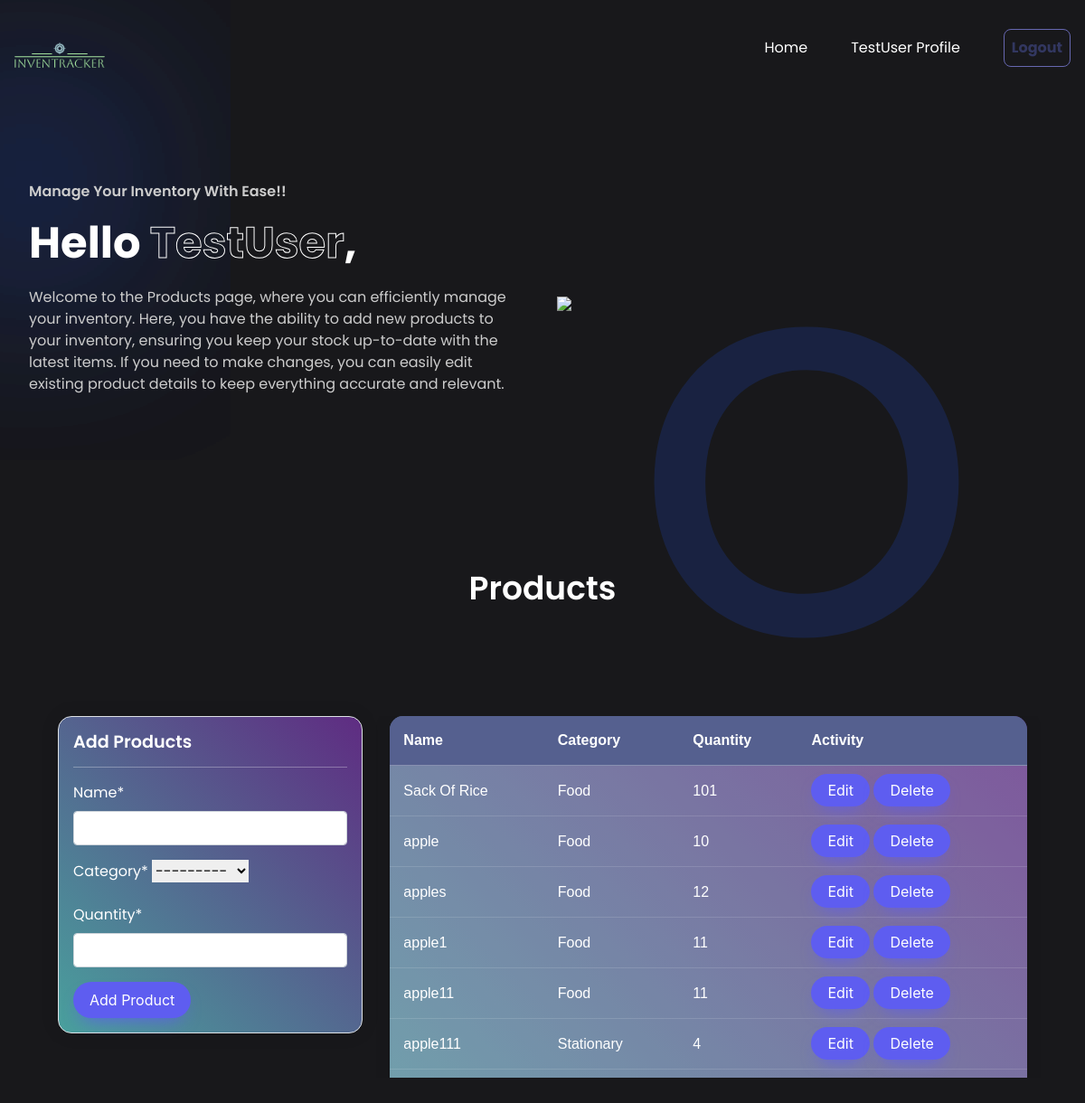
Page /product/ (signed in) on the earlier database version.
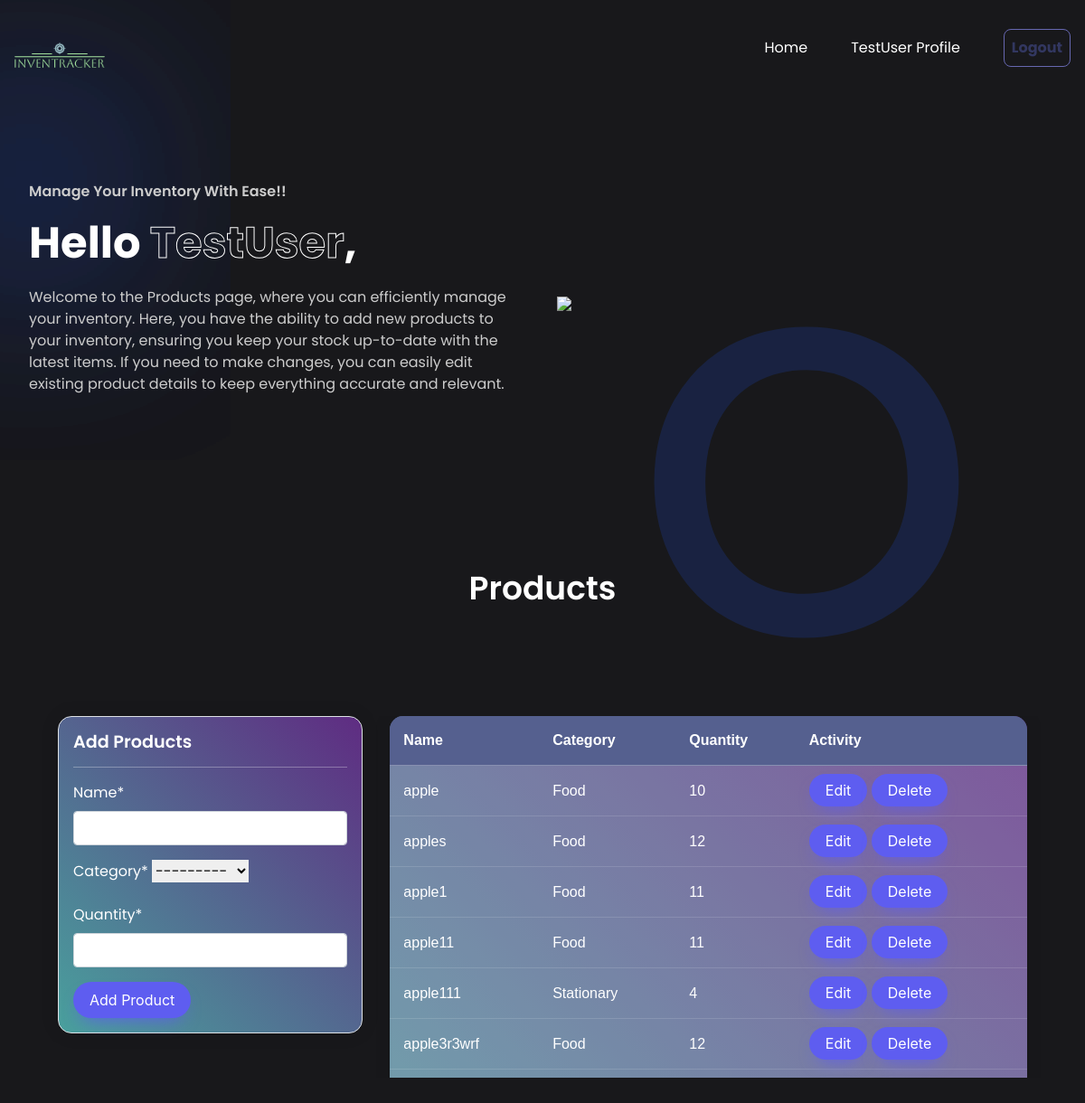
Same page on the later database version.
### dashboard/models.py (models this page shows, shortened)
class Product(models.Model):
  name = models.CharField(max_length=100, null=True)
  category = models.CharField(max_length=20,choices=CATEGORY,null=True)
  quantity = models.PositiveIntegerField(null=True)
  class Meta:
    verbose_name_plural = 'Product'

### dashboard/views.py (the view)
# urls.py: path('product/',views.product,name='dashboard-product'),
@login_required
def product(request):
  orders = Order.objects.all()
  orders_count = orders.count()
  items = Product.objects.all()
  product_count=items.count()
  workers = User.objects.all()
  workers_count = workers.count()
  if request.method == "POST":
    form = ProductForm(request.POST)
    if form.is_valid():
      form.save()
      product_name = form.cleaned_data.get('name')
      messages.success(request,f'{product_name} has been added')
      return redirect('dashboard-product')
  else:
    form = ProductForm()
  context={
    'items':items,
    'form':form,
    'workers_count':workers_count,
    'orders_count':orders_count,
    'product_count':product_count
  }
  return render(request,'dashboard/product.html',context)

### dashboard/forms.py
class ProductForm(forms.ModelForm):
   class Meta:
      model = Product
      fields=['name','category','quantity']

### templates/dashboard/product.html (shortened to what this page needs)
{% load static%}
<!DOCTYPE html>
<html lang="en">
<head>
    <link rel="stylesheet" href="https://cdnjs.cloudflare.com/ajax/libs/remixicon/3.5.0/remixicon.min.css">
    <link rel="stylesheet" href="style.css">
    <link rel="stylesheet" href="https://cdn.jsdelivr.net/npm/bootstrap@4.6.0/dist/css/bootstrap.min.css"
>
    <link rel="stylesheet" href="https://cdn.jsdelivr.net/npm/bootstrap@4.6.2/dist/css/bootstrap.min.css">
<link rel="stylesheet" href="https://use.fontawesome.com/releases/v5.15.2/css/all.css"
>
</head>
<body>
    <nav>
        <div class="nav-logo">
            <a href="{% url 'dashboard-index' %}">
                <img src="{%static 'images/logo3.png' %}">
            </a>
        </div>
        <ul class="nav-links">
            <li class="link"><a href="{% url 'dashboard-index' %}">Home</a></li>
            <li id="link6" class="link"><a href="{% url 'user-profile' %}"> {{user.username}} Profile</a></li>
        <form action="{% url 'user-logout' %}" method="post" style="display:inline;">
            <button class="H-button" type="submit">Logout</button>
        </form>
        </ul>
    </nav>
    <header class="container">
        <div class="content">
            <h4>Manage Your Inventory With Ease!!</h4>
            <H1>Hello <span>{{user.username}}</span>,</H1>
            <p>
                Welcome to the Products page, where you can efficiently manage your inventory. Here, you have the ability to add new products to your inventory, ensuring you keep your stock up-to-date with the latest items. If you need to make changes, you can easily edit existing product details to keep everything accurate and relevant.
            </p>
        </div>
        <div class="image">
            <img src="https://www.deskera.com/blog/content/images/2021/06/main-qimg-406adef28923c8e6d1053e59893ef80e-1-1.png">
        </div>
    </header>
    <section class="container">
        <h2 class="header">Products</h2>
        <div class="container">
            <div class="row my-4">
                <div class="col-md-4">
                    <div class="border bg-dark p-3 text-white form-container">
                        <h4>Add Products</h4>
                        <hr>
                        {% load crispy_forms_tags %}
                        <form method="POST">
                            {{form|crispy}}
                            <input class="btn2" type="submit" value="Add Product">
                        </form>
                    </div>
                </div>
                <div class="col-md-8 container1 ">
                    <table >
                        <thead >
                            <tr >
                                <th scope="col">Name</th>
                                <th scope="col">Category</th>
                                <th scope="col">Quantity</th>
                                <th scope="col">Activity</th>
                            </tr>
                        </thead>
                        <tbody>
                            {% for item in items %}
                            <tr >
                                <td>{{ item.name }}</td>
                                <td>{{ item.category }}</td>
                                <td>{{ item.quantity }}</td>
                                <td >
                                    <a class="btn1 " href="{% url 'dashboard-product-update' item.id %}">Edit</a>
                                    <a class="btn2 " href="{% url 'dashboard-product-delete' item.id %}">Delete</a>
                                </td>
                            </tr>
                            {% endfor %}
                        </tbody>
                    </table>
                </div>
            </div>
        </div>
    </section>
</body>
</html>

Differences in the rows shown:
removed Product: name "Sack Of Rice", category "Food", quantity "101"
now on this page (row unchanged): Product: name "apple3r3wrf", category "Food", quantity "12"
